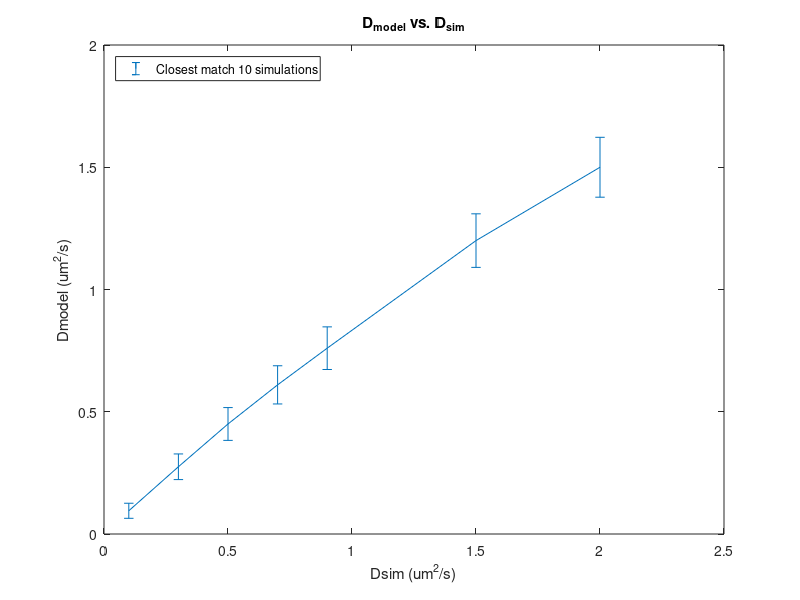
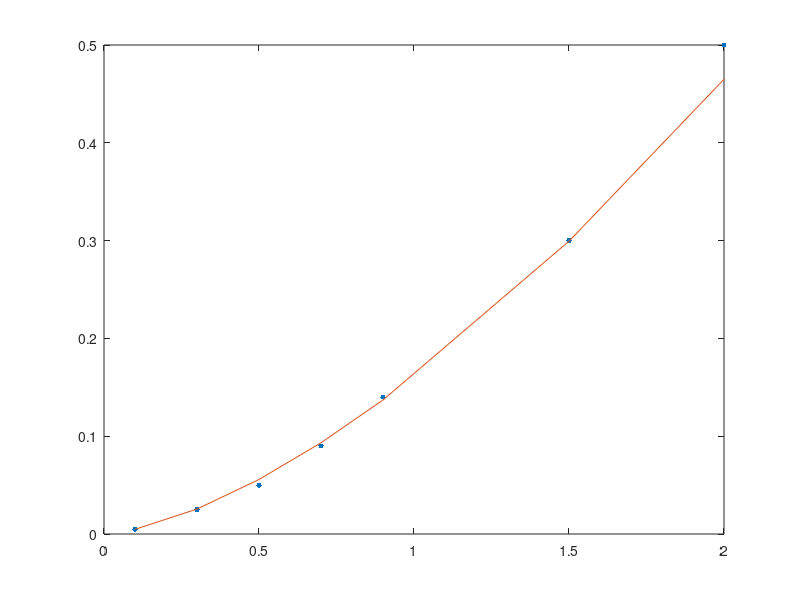

Write MATLAB code to recreate these figures, in order. (Note: this script raises an error after producing the figures.)
% This script was used to make the figures from my presentation 
% on 7/20.
% The effect of the boundary on simulated trajectories was plotted.
% Andrew Maytin

close all
D = (0:0.01:2);
x = [0.1,0.3,0.5,0.7,0.9,1.5,2];
y = [.095, .275, .45, .61, .76, 1.2, 1.5];
y2 = x-y;

figure
plot(x,y,'.','MarkerSize',12)
%plot(x,y)
errorbar(x,y,.1*sqrt(y))
title('D_{model} vs. D_{sim}')
legend('Closest match 10 simulations','Location','northwest')
xlabel('Dsim (um^2/s)')
ylabel('Dmodel (um^2/s)')

figure
plot(x,x-y,'.','MarkerSize',12)
hold on
plot(x, .161*x.^(1.53))
errorbar(x,x-y,.1*sqrt(x-y),'LineStyle', 'none')
xlim([0,2.1])
ylim([0,0.55])
title('(D_{sim} - D_{model}) vs. D_{sim}')
legend('Closest match 10 simulations', 'Dsim-Dmodel = .161*Dsim.^{1.53}','Location','northwest')
xlabel('Dsim (um^2/s)')
ylabel('Dsim-Dmodel (um^2/s)')

Bp = polyfit(log10(x), log10(y2), 1);
Yp = polyval(Bp,log10(x));
figure
plot(log10(x), log10(y2), 'pg')
hold on
plot(log10(x), Yp, '-r')
hold off
grid
title('log(D_{sim} - D_{model}) vs. log(D_{sim})')
legend('Closest match 10 simulations', 'log(Dsim-Dmodel) = 1.53*log(Dsim)-.793','Location','northwest')
xlabel('log(Dsim)')
ylabel('log(Dsim-Dmodel)')
